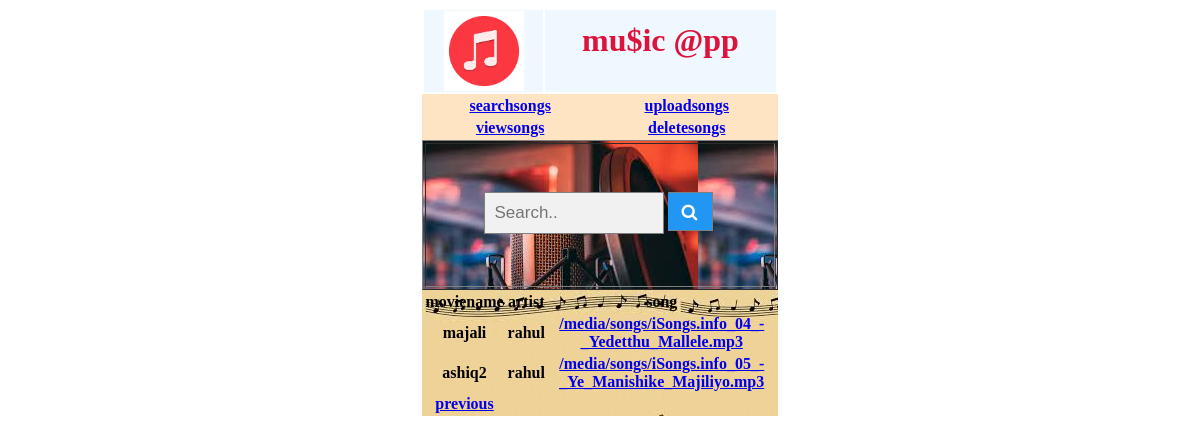
The app's page /artistsong/?A=rahul with its own data.
### app/models.py (models this page shows)
class UploadModel(models.Model):
    moviename=models.CharField(max_length=30)
    artist=models.CharField(max_length=30)
    song=models.FileField(upload_to='songs/')

### app/views.py (the view)
# urls.py: path('artistsong/',views.ArtistStong.as_view(),name="artistsong"),
class ArtistStong(View):
    def get(self,request):
        a=request.GET.get("A")
        aa=UploadModel.objects.filter(artist=a)
        return render(request,"artistasongs.html",{"artsong":aa})

### templates/artistasongs.html
{% include 'opensearchpage.html' %}
{% load static %}
<table align ="center" border="0" width="30%" style="background-image: url('{% static "images/argt.jpeg"%}')";>
    <tr>
        <th>moviename</th>
        <th>artist</th>
        <th>song</th>
    </tr>
    {% for x in artsong %}
        <tr>
        <th>{{ x.moviename }}</th>
        <th>{{ x.artist }}</th>
        <th><a href="{% url 'playsong' %}?n={{ x.song.url }}"> {{ x.song.url }} </a></th>
        </tr>
    {% endfor %}
<tr>
    <th> <a href="{% url 'musichome' %}">previous</a></th>
    </tr>
</table>

### templates/menu comman.html (style rules this page uses)
th { font-family: silentreaction }

### records on screen
UploadModel: moviename "majali", artist "rahul", song "/media/songs/iSongs.info_04_-_Yedetthu_Mallele.mp3"
UploadModel: moviename "ashiq2", artist "rahul", song "/media/songs/iSongs.info_05_-_Ye_Manishike_Majiliyo.mp3"
